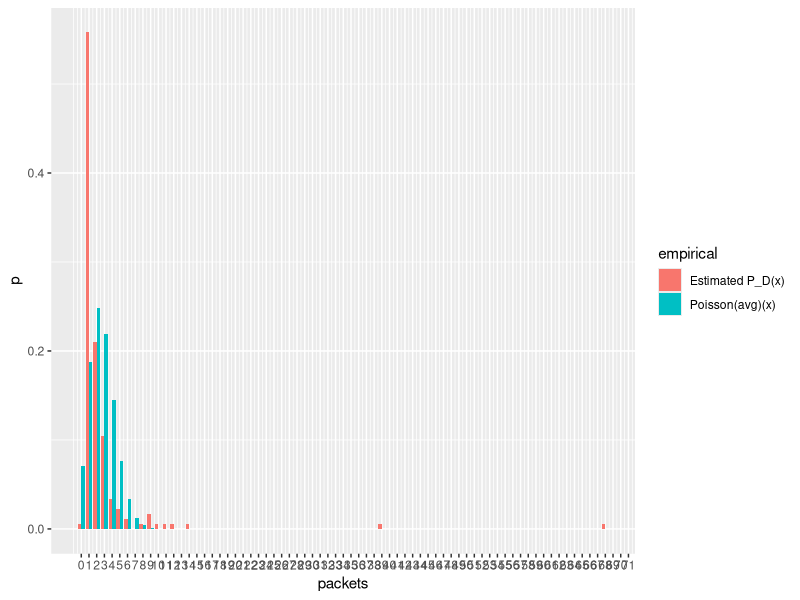
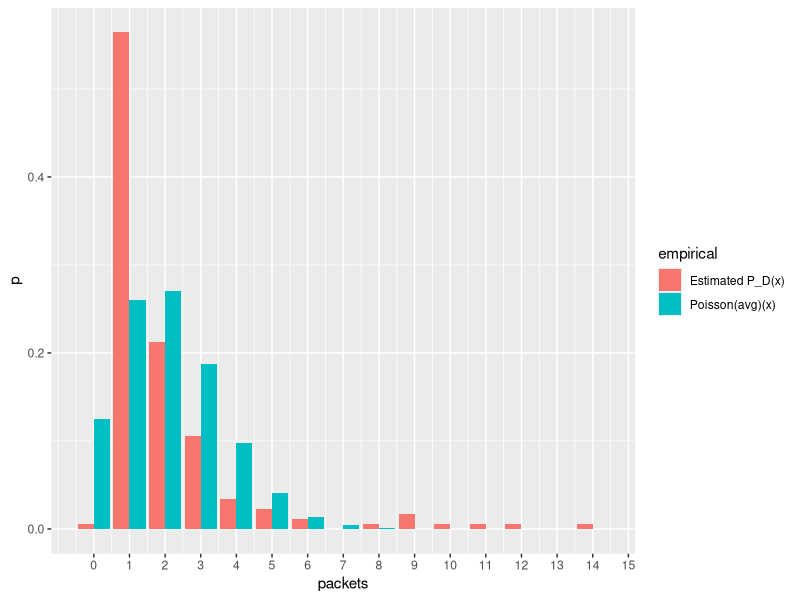

The R script that drew these images, in order:
## ---- chunk 1
library(tidyverse)
library(ggplot2)
## ---- chunk 2
packetData = read.csv("data/packet_data.csv",header = TRUE) %>%
  mutate(time = as.integer(time)) %>%
  group_by(time) %>%
  summarise(packets = max(total_packets) - min(total_packets))
## ---- chunk 3
N = nrow(packetData)
meanEst = mean(packetData$packets)
maxObs = max(packetData$packets)
vizPacketData <- packetData %>%
  group_by(packets) %>%
  summarise(p = n()/N)
## ---- chunk 4
vizPacketData = vizPacketData %>%
   rbind(data.frame(packets = setdiff(0:maxObs,unique(packetData$packets)),
                   p = rep(0,length(setdiff(0:maxObs,unique(packetData$packets)))))) %>%
  mutate(empirical = rep("Estimated P_D(x)",length(p))) %>%
  rbind(data.frame(packets = 0:maxObs,
                   p = dpois(0:maxObs,lambda = meanEst),
                   empirical = rep("Poisson(avg)(x)")))
ggplot(data = vizPacketData,aes(x = packets,y=p,fill = empirical))+geom_bar(position="dodge", stat="identity")+
  scale_x_continuous(breaks=seq(0,80,by=1))
## ---- chunk 5
packetData = packetData %>%
  filter(packets <= 30)
N = nrow(packetData)
meanEst = mean(packetData$packets)
maxObs = max(packetData$packets)
vizPacketData <- packetData %>%
  group_by(packets) %>%
  summarise(p = n()/N)

vizPacketData = vizPacketData %>%
   rbind(data.frame(packets = setdiff(0:maxObs,unique(packetData$packets)),
                   p = rep(0,length(setdiff(0:maxObs,unique(packetData$packets)))))) %>%
  mutate(empirical = rep("Estimated P_D(x)",length(p))) %>%
  rbind(data.frame(packets = 0:maxObs,
                   p = dpois(0:maxObs,lambda = meanEst),
                   empirical = rep("Poisson(avg)(x)")))
ggplot(data = vizPacketData,aes(x = packets,y=p,fill = empirical))+geom_bar(position="dodge", stat="identity")+
  scale_x_continuous(breaks=seq(0,80,by=1))
